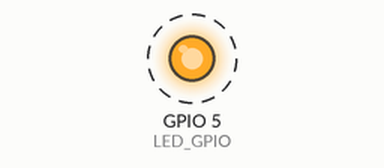
This program was run on a simulated ESP32. Shown: output pins drawn as LEDs (lit = HIGH). Dashed ring = blinking. What the program prints to the serial monitor is not drawn.

Above: at 0.2 s.
Timing chart, 0 to 3.0 s (numbered marks = the images above):
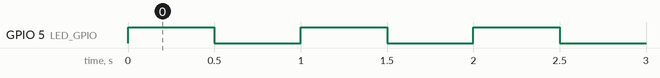

Measured:
- by itself, GPIO 5 (LED_GPIO): alternates HIGH for 0.50 s and LOW for 0.50 s

The program:

main.cpp
```cpp
#include <Arduino.h>
#include "freertos/FreeRTOS.h"
#include "freertos/task.h"
#include "driver/gpio.h" // ESP-IDF의 GPIO API 사용

#define LED_GPIO GPIO_NUM_5 // 포트 5번 정의

// 블링크 태스크 함수
void blinkTask(void *pvParameters) {
  // GPIO 핀을 출력 모드로 설정
  gpio_set_direction(LED_GPIO, GPIO_MODE_OUTPUT);
  printf("Blink Task Started\n");

  while (1) {
    // LED ON
    gpio_set_level(LED_GPIO, 1);
    vTaskDelay(pdMS_TO_TICKS(500)); // 500ms 대기 (FreeRTOS 사용)

    // LED OFF
    gpio_set_level(LED_GPIO, 0);
    vTaskDelay(pdMS_TO_TICKS(500)); // 500ms 대기
  }
}

void setup()
{
   // 블링크 태스크 생성
  xTaskCreate(
    blinkTask,        // 태스크 함수
    "Blink Task",     // 태스크 이름
    1024,             // 태스크 스택 크기
    NULL,             // 태스크 매개변수
    1,                // 태스크 우선순위
    NULL              // 태스크 핸들러 (필요하지 않으므로 NULL)
  );
}

void loop()
{

}
```
